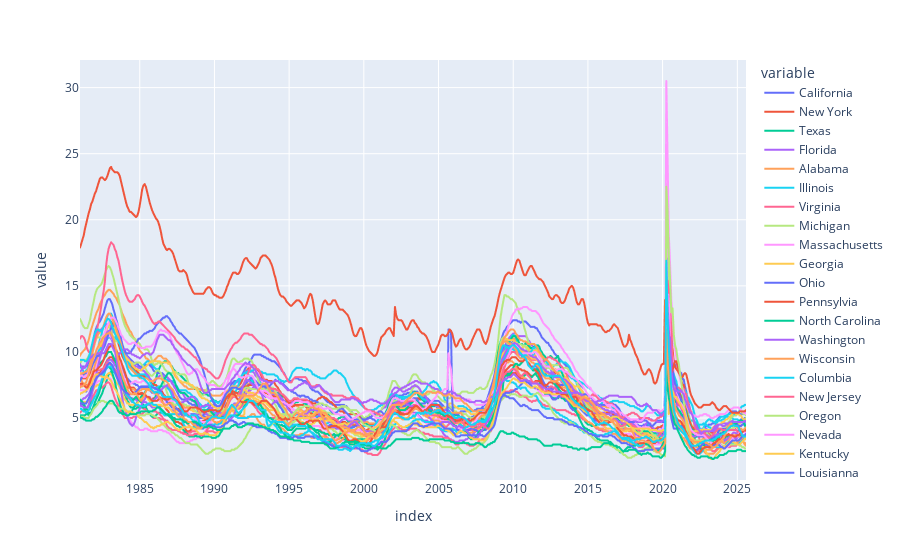

The cell this chart's notebook holds for it:
### Code cell
# line plot of unemployment rate
px.line(unemp_states)

### Figure 1 — Plotly figure (JSON) as saved in the notebook; plotly's stock layout.template omitted (floating-point values rounded to 4 significant figures; data arrays with more than 128 entries replaced by an {"elided": "..."} marker saying what was removed)
{"data": [{"hovertemplate": "variable=California<br>index=%{x}<br>value=%{y}<extra></extra>", "legendgroup": "California", "line": {"color": "#636efa", "dash": "solid"}, "marker": {"symbol": "circle"}, "mode": "lines", "name": "California", "showlegend": true, "type": "scattergl", "x": {"elided": "536 str values"}, "xaxis": "x", "y": {"elided": "536 float values"}, "yaxis": "y"}, {"hovertemplate": "variable=New York<br>index=%{x}<br>value=%{y}<extra></extra>", "legendgroup": "New York", "line": {"color": "#EF553B", "dash": "solid"}, "marker": {"symbol": "circle"}, "mode": "lines", "name": "New York", "showlegend": true, "type": "scattergl", "x": {"elided": "536 str values"}, "xaxis": "x", "y": {"elided": "536 float values"}, "yaxis": "y"}, {"hovertemplate": "variable=Texas<br>index=%{x}<br>value=%{y}<extra></extra>", "legendgroup": "Texas", "line": {"color": "#00cc96", "dash": "solid"}, "marker": {"symbol": "circle"}, "mode": "lines", "name": "Texas", "showlegend": true, "type": "scattergl", "x": {"elided": "536 str values"}, "xaxis": "x", "y": {"elided": "536 float values"}, "yaxis": "y"}, {"hovertemplate": "variable=Florida<br>index=%{x}<br>value=%{y}<extra></extra>", "legendgroup": "Florida", "line": {"color": "#ab63fa", "dash": "solid"}, "marker": {"symbol": "circle"}, "mode": "lines", "name": "Florida", "showlegend": true, "type": "scattergl", "x": {"elided": "536 str values"}, "xaxis": "x", "y": {"elided": "536 float values"}, "yaxis": "y"}, {"hovertemplate": "variable=Alabama<br>index=%{x}<br>value=%{y}<extra></extra>", "legendgroup": "Alabama", "line": {"color": "#FFA15A", "dash": "solid"}, "marker": {"symbol": "circle"}, "mode": "lines", "name": "Alabama", "showlegend": true, "type": "scattergl", "x": {"elided": "536 str values"}, "xaxis": "x", "y": {"elided": "536 float values"}, "yaxis": "y"}, {"hovertemplate": "variable=Illinois<br>index=%{x}<br>value=%{y}<extra></extra>", "legendgroup": "Illinois", "line": {"color": "#19d3f3", "dash": "solid"}, "marker": {"symbol": "circle"}, "mode": "lines", "name": "Illinois", "showlegend": true, "type": "scattergl", "x": {"elided": "536 str values"}, "xaxis": "x", "y": {"elided": "536 float values"}, "yaxis": "y"}, {"hovertemplate": "variable=Virginia<br>index=%{x}<br>value=%{y}<extra></extra>", "legendgroup": "Virginia", "line": {"color": "#FF6692", "dash": "solid"}, "marker": {"symbol": "circle"}, "mode": "lines", "name": "Virginia", "showlegend": true, "type": "scattergl", "x": {"elided": "536 str values"}, "xaxis": "x", "y": {"elided": "536 float values"}, "yaxis": "y"}, {"hovertemplate": "variable=Michigan<br>index=%{x}<br>value=%{y}<extra></extra>", "legendgroup": "Michigan", "line": {"color": "#B6E880", "dash": "solid"}, "marker": {"symbol": "circle"}, "mode": "lines", "name": "Michigan", "showlegend": true, "type": "scattergl", "x": {"elided": "536 str values"}, "xaxis": "x", "y": {"elided": "536 float values"}, "yaxis": "y"}, {"hovertemplate": "variable=Massachusetts<br>index=%{x}<br>value=%{y}<extra></extra>", "legendgroup": "Massachusetts", "line": {"color": "#FF97FF", "dash": "solid"}, "marker": {"symbol": "circle"}, "mode": "lines", "name": "Massachusetts", "showlegend": true, "type": "scattergl", "x": {"elided": "536 str values"}, "xaxis": "x", "y": {"elided": "536 float values"}, "yaxis": "y"}, {"hovertemplate": "variable=Georgia<br>index=%{x}<br>value=%{y}<extra></extra>", "legendgroup": "Georgia", "line": {"color": "#FECB52", "dash": "solid"}, "marker": {"symbol": "circle"}, "mode": "lines", "name": "Georgia", "showlegend": true, "type": "scattergl", "x": {"elided": "536 str values"}, "xaxis": "x", "y": {"elided": "536 float values"}, "yaxis": "y"}, {"hovertemplate": "variable=Ohio<br>index=%{x}<br>value=%{y}<extra></extra>", "legendgroup": "Ohio", "line": {"color": "#636efa", "dash": "solid"}, "marker": {"symbol": "circle"}, "mode": "lines", "name": "Ohio", "showlegend": true, "type": "scattergl", "x": {"elided": "536 str values"}, "xaxis": "x", "y": {"elided": "536 float values"}, "yaxis": "y"}, {"hovertemplate": "variable=Pennsylvia<br>index=%{x}<br>value=%{y}<extra></extra>", "legendgroup": "Pennsylvia", "line": {"color": "#EF553B", "dash": "solid"}, "marker": {"symbol": "circle"}, "mode": "lines", "name": "Pennsylvia", "showlegend": true, "type": "scattergl", "x": {"elided": "536 str values"}, "xaxis": "x", "y": {"elided": "536 float values"}, "yaxis": "y"}, {"hovertemplate": "variable=North Carolina<br>index=%{x}<br>value=%{y}<extra></extra>", "legendgroup": "North Carolina", "line": {"color": "#00cc96", "dash": "solid"}, "marker": {"symbol": "circle"}, "mode": "lines", "name": "North Carolina", "showlegend": true, "type": "scattergl", "x": {"elided": "536 str values"}, "xaxis": "x", "y": {"elided": "536 float values"}, "yaxis": "y"}, {"hovertemplate": "variable=Washington<br>index=%{x}<br>value=%{y}<extra></extra>", "legendgroup": "Washington", "line": {"color": "#ab63fa", "dash": "solid"}, "marker": {"symbol": "circle"}, "mode": "lines", "name": "Washington", "showlegend": true, "type": "scattergl", "x": {"elided": "536 str values"}, "xaxis": "x", "y": {"elided": "536 float values"}, "yaxis": "y"}, {"hovertemplate": "variable=Wisconsin<br>index=%{x}<br>value=%{y}<extra></extra>", "legendgroup": "Wisconsin", "line": {"color": "#FFA15A", "dash": "solid"}, "marker": {"symbol": "circle"}, "mode": "lines", "name": "Wisconsin", "showlegend": true, "type": "scattergl", "x": {"elided": "536 str values"}, "xaxis": "x", "y": {"elided": "536 float values"}, "yaxis": "y"}, {"hovertemplate": "variable=Columbia<br>index=%{x}<br>value=%{y}<extra></extra>", "legendgroup": "Columbia", "line": {"color": "#19d3f3", "dash": "solid"}, "marker": {"symbol": "circle"}, "mode": "lines", "name": "Columbia", "showlegend": true, "type": "scattergl", "x": {"elided": "536 str values"}, "xaxis": "x", "y": {"elided": "536 float values"}, "yaxis": "y"}, {"hovertemplate": "variable=New Jersey<br>index=%{x}<br>value=%{y}<extra></extra>", "legendgroup": "New Jersey", "line": {"color": "#FF6692", "dash": "solid"}, "marker": {"symbol": "circle"}, "mode": "lines", "name": "New Jersey", "showlegend": true, "type": "scattergl", "x": {"elided": "536 str values"}, "xaxis": "x", "y": {"elided": "536 float values"}, "yaxis": "y"}, {"hovertemplate": "variable=Oregon<br>index=%{x}<br>value=%{y}<extra></extra>", "legendgroup": "Oregon", "line": {"color": "#B6E880", "dash": "solid"}, "marker": {"symbol": "circle"}, "mode": "lines", "name": "Oregon", "showlegend": true, "type": "scattergl", "x": {"elided": "536 str values"}, "xaxis": "x", "y": {"elided": "536 float values"}, "yaxis": "y"}, {"hovertemplate": "variable=Nevada<br>index=%{x}<br>value=%{y}<extra></extra>", "legendgroup": "Nevada", "line": {"color": "#FF97FF", "dash": "solid"}, "marker": {"symbol": "circle"}, "mode": "lines", "name": "Nevada", "showlegend": true, "type": "scattergl", "x": {"elided": "536 str values"}, "xaxis": "x", "y": {"elided": "536 float values"}, "yaxis": "y"}, {"hovertemplate": "variable=Kentucky<br>index=%{x}<br>value=%{y}<extra></extra>", "legendgroup": "Kentucky", "line": {"color": "#FECB52", "dash": "solid"}, "marker": {"symbol": "circle"}, "mode": "lines", "name": "Kentucky", "showlegend": true, "type": "scattergl", "x": {"elided": "536 str values"}, "xaxis": "x", "y": {"elided": "536 float values"}, "yaxis": "y"}, {"hovertemplate": "variable=Louisianna<br>index=%{x}<br>value=%{y}<extra></extra>", "legendgroup": "Louisianna", "line": {"color": "#636efa", "dash": "solid"}, "marker": {"symbol": "circle"}, "mode": "lines", "name": "Louisianna", "showlegend": true, "type": "scattergl", "x": {"elided": "536 str values"}, "xaxis": "x", "y": {"elided": "536 float values"}, "yaxis": "y"}, {"hovertemplate": "variable=Puerto Rico<br>index=%{x}<br>value=%{y}<extra></extra>", "legendgroup": "Puerto Rico", "line": {"color": "#EF553B", "dash": "solid"}, "marker": {"symbol": "circle"}, "mode": "lines", "name": "Puerto Rico", "showlegend": true, "type": "scattergl", "x": {"elided": "536 str values"}, "xaxis": "x", "y": {"elided": "536 float values"}, "yaxis": "y"}, {"hovertemplate": "variable=Colorado<br>index=%{x}<br>value=%{y}<extra></extra>", "legendgroup": "Colorado", "line": {"color": "#00cc96", "dash": "solid"}, "marker": {"symbol": "circle"}, "mode": "lines", "name": "Colorado", "showlegend": true, "type": "scattergl", "x": {"elided": "536 str values"}, "xaxis": "x", "y": {"elided": "536 float values"}, "yaxis": "y"}, {"hovertemplate": "variable=Arizona<br>index=%{x}<br>value=%{y}<extra></extra>", "legendgroup": "Arizona", "line": {"color": "#ab63fa", "dash": "solid"}, "marker": {"symbol": "circle"}, "mode": "lines", "name": "Arizona", "showlegend": true, "type": "scattergl", "x": {"elided": "536 str values"}, "xaxis": "x", "y": {"elided": "536 float values"}, "yaxis": "y"}, {"hovertemplate": "variable=Tennesse<br>index=%{x}<br>value=%{y}<extra></extra>", "legendgroup": "Tennesse", "line": {"color": "#FFA15A", "dash": "solid"}, "marker": {"symbol": "circle"}, "mode": "lines", "name": "Tennesse", "showlegend": true, "type": "scattergl", "x": {"elided": "536 str values"}, "xaxis": "x", "y": {"elided": "536 float values"}, "yaxis": "y"}, {"hovertemplate": "variable=Minnesota<br>index=%{x}<br>value=%{y}<extra></extra>", "legendgroup": "Minnesota", "line": {"color": "#19d3f3", "dash": "solid"}, "marker": {"symbol": "circle"}, "mode": "lines", "name": "Minnesota", "showlegend": true, "type": "scattergl", "x": {"elided": "536 str values"}, "xaxis": "x", "y": {"elided": "536 float values"}, "yaxis": "y"}, {"hovertemplate": "variable=West Virginia<br>index=%{x}<br>value=%{y}<extra></extra>", "legendgroup": "West Virginia", "line": {"color": "#FF6692", "dash": "solid"}, "marker": {"symbol": "circle"}, "mode": "lines", "name": "West Virginia", "showlegend": true, "type": "scattergl", "x": {"elided": "536 str values"}, "xaxis": "x", "y": {"elided": "536 float values"}, "yaxis": "y"}, {"hovertemplate": "variable=Hawaii<br>index=%{x}<br>value=%{y}<extra></extra>", "legendgroup": "Hawaii", "line": {"color": "#B6E880", "dash": "solid"}, "marker": {"symbol": "circle"}, "mode": "lines", "name": "Hawaii", "showlegend": true, "type": "scattergl", "x": {"elided": "536 str values"}, "xaxis": "x", "y": {"elided": "536 float values"}, "yaxis": "y"}, {"hovertemplate": "variable=Mississipi<br>index=%{x}<br>value=%{y}<extra></extra>", "legendgroup": "Mississipi", "line": {"color": "#FF97FF", "dash": "solid"}, "marker": {"symbol": "circle"}, "mode": "lines", "name": "Mississipi", "showlegend": true, "type": "scattergl", "x": {"elided": "536 str values"}, "xaxis": "x", "y": {"elided": "536 float values"}, "yaxis": "y"}, {"hovertemplate": "variable=Maryland<br>index=%{x}<br>value=%{y}<extra></extra>", "legendgroup": "Maryland", "line": {"color": "#FECB52", "dash": "solid"}, "marker": {"symbol": "circle"}, "mode": "lines", "name": "Maryland", "showlegend": true, "type": "scattergl", "x": {"elided": "536 str values"}, "xaxis": "x", "y": {"elided": "536 float values"}, "yaxis": "y"}, {"hovertemplate": "variable=Iowa<br>index=%{x}<br>value=%{y}<extra></extra>", "legendgroup": "Iowa", "line": {"color": "#636efa", "dash": "solid"}, "marker": {"symbol": "circle"}, "mode": "lines", "name": "Iowa", "showlegend": true, "type": "scattergl", "x": {"elided": "536 str values"}, "xaxis": "x", "y": {"elided": "536 float values"}, "yaxis": "y"}, {"hovertemplate": "variable=Missouri<br>index=%{x}<br>value=%{y}<extra></extra>", "legendgroup": "Missouri", "line": {"color": "#EF553B", "dash": "solid"}, "marker": {"symbol": "circle"}, "mode": "lines", "name": "Missouri", "showlegend": true, "type": "scattergl", "x": {"elided": "536 str values"}, "xaxis": "x", "y": {"elided": "536 float values"}, "yaxis": "y"}, {"hovertemplate": "variable=North Dakota<br>index=%{x}<br>value=%{y}<extra></extra>", "legendgroup": "North Dakota", "line": {"color": "#00cc96", "dash": "solid"}, "marker": {"symbol": "circle"}, "mode": "lines", "name": "North Dakota", "showlegend": true, "type": "scattergl", "x": {"elided": "536 str values"}, "xaxis": "x", "y": {"elided": "536 float values"}, "yaxis": "y"}, {"hovertemplate": "variable=Alaska<br>index=%{x}<br>value=%{y}<extra></extra>", "legendgroup": "Alaska", "line": {"color": "#ab63fa", "dash": "solid"}, "marker": {"symbol": "circle"}, "mode": "lines", "name": "Alaska", "showlegend": true, "type": "scattergl", "x": {"elided": "536 str values"}, "xaxis": "x", "y": {"elided": "536 float values"}, "yaxis": "y"}, {"hovertemplate": "variable=South Carolina<br>index=%{x}<br>value=%{y}<extra></extra>", "legendgroup": "South Carolina", "line": {"color": "#FFA15A", "dash": "solid"}, "marker": {"symbol": "circle"}, "mode": "lines", "name": "South Carolina", "showlegend": true, "type": "scattergl", "x": {"elided": "536 str values"}, "xaxis": "x", "y": {"elided": "536 float values"}, "yaxis": "y"}, {"hovertemplate": "variable=Indiana<br>index=%{x}<br>value=%{y}<extra></extra>", "legendgroup": "Indiana", "line": {"color": "#19d3f3", "dash": "solid"}, "marker": {"symbol": "circle"}, "mode": "lines", "name": "Indiana", "showlegend": true, "type": "scattergl", "x": {"elided": "536 str values"}, "xaxis": "x", "y": {"elided": "536 float values"}, "yaxis": "y"}], "layout": {"legend": {"title": {"text": "variable"}, "tracegroupgap": 0}, "margin": {"t": 60}, "xaxis": {"anchor": "y", "domain": [0, 1], "title": {"text": "index"}}, "yaxis": {"anchor": "x", "domain": [0, 1], "title": {"text": "value"}}}}
